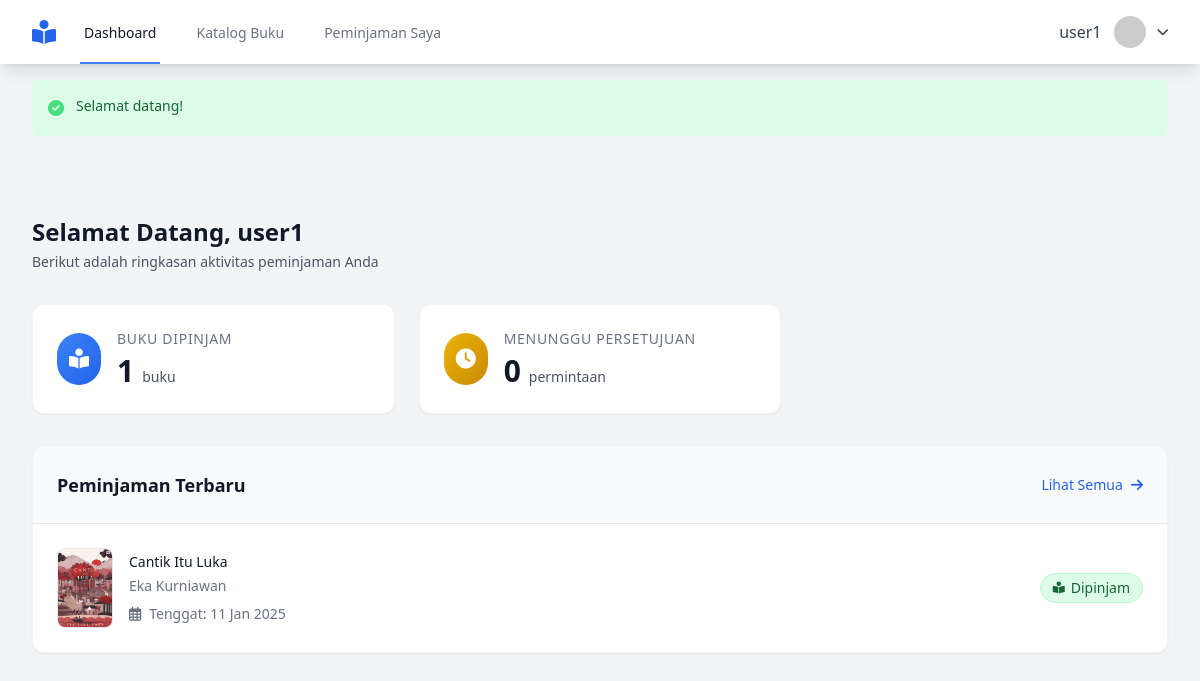
The page /user/dashboard.php (signed in) on the database its author committed.
### tables this page shows
CREATE TABLE `borrowings` (
  `id` int NOT NULL,
  `user_id` int NOT NULL,
  `book_id` int NOT NULL,
  `borrow_date` timestamp NULL DEFAULT CURRENT_TIMESTAMP,
  `due_date` timestamp NOT NULL,
  `return_date` timestamp NULL DEFAULT NULL,
  `status` varchar(20) DEFAULT NULL,
  `approved_at` datetime DEFAULT NULL
);

CREATE TABLE `books` (
  `id` int NOT NULL,
  `title` varchar(255) NOT NULL,
  `author` varchar(255) NOT NULL,
  `description` text,
  `cover_image` varchar(255) DEFAULT NULL,
  `isbn` varchar(13) DEFAULT NULL,
  `category` varchar(100) DEFAULT NULL,
  `total_copies` int DEFAULT '1',
  `available_copies` int DEFAULT '1',
  `created_at` timestamp NULL DEFAULT CURRENT_TIMESTAMP,
  `updated_at` timestamp NULL DEFAULT CURRENT_TIMESTAMP ON UPDATE CURRENT_TIMESTAMP
);

### user/dashboard.php (the view, shortened to what this page needs)
<?php
require_once '../config/database.php';
$user_id = $_SESSION['user_id'];
$stmt = $pdo->prepare("
    SELECT COUNT(*)
    FROM borrowings
    WHERE user_id = ? AND status = 'borrowed'
");
$stmt->execute([$user_id]);
$active_borrowings = $stmt->fetchColumn();
$stmt = $pdo->prepare("
    SELECT COUNT(*)
    FROM borrowings
    WHERE user_id = ? AND status = 'pending'
");
$stmt->execute([$user_id]);
$pending_requests = $stmt->fetchColumn();
$stmt = $pdo->prepare("
    SELECT b.*, bk.title as book_title, bk.author, bk.cover_image
    FROM borrowings b
    JOIN books bk ON b.book_id = bk.id
    WHERE b.user_id = ?
    ORDER BY b.borrow_date DESC
    LIMIT 5
");
$stmt->execute([$user_id]);
$recent_borrowings = $stmt->fetchAll();
require_once '../includes/user_header.php';
?>
<div class="max-w-7xl mx-auto px-4 sm:px-6 lg:px-8 py-8">
    <div class="mb-8">
        <h1 class="text-2xl font-bold text-gray-900">Selamat Datang, <?php echo htmlspecialchars($_SESSION['username']); ?></h1>
        <p class="mt-1 text-sm text-gray-600">Berikut adalah ringkasan aktivitas peminjaman Anda</p>
    </div>
    <div class="grid grid-cols-1 md:grid-cols-2 lg:grid-cols-3 gap-6 mb-8">
        <div class="bg-white rounded-xl shadow-sm p-6 border border-gray-100 hover:border-blue-500 transition-colors duration-300">
            <div class="flex items-center">
                <div class="p-3 rounded-full bg-gradient-to-br from-blue-500 to-blue-600">
                    <i class="fas fa-book-reader text-white text-xl"></i>
                </div>
                <div class="ml-4">
                    <p class="text-sm font-medium text-gray-500 uppercase tracking-wider">Buku Dipinjam</p>
                    <div class="flex items-baseline">
                        <p class="text-3xl font-bold text-gray-900 mt-1"><?php echo $active_borrowings; ?></p>
                        <p class="ml-2 text-sm text-gray-600">buku</p>
                    </div>
                </div>
            </div>
        </div>
        <div class="bg-white rounded-xl shadow-sm p-6 border border-gray-100 hover:border-yellow-500 transition-colors duration-300">
            <div class="flex items-center">
                <div class="p-3 rounded-full bg-gradient-to-br from-yellow-500 to-yellow-600">
                    <i class="fas fa-clock text-white text-xl"></i>
                </div>
                <div class="ml-4">
                    <p class="text-sm font-medium text-gray-500 uppercase tracking-wider">Menunggu Persetujuan</p>
                    <div class="flex items-baseline">
                        <p class="text-3xl font-bold text-gray-900 mt-1"><?php echo $pending_requests; ?></p>
                        <p class="ml-2 text-sm text-gray-600">permintaan</p>
                    </div>
                </div>
            </div>
        </div>
    </div>
    <div class="bg-white rounded-xl shadow-sm overflow-hidden border border-gray-100">
        <div class="border-b border-gray-200 bg-gray-50 p-6">
            <div class="flex items-center justify-between">
                <h2 class="text-lg font-semibold text-gray-900">Peminjaman Terbaru</h2>
                <a href="/user/borrowings.php" class="text-sm font-medium text-blue-600 hover:text-blue-700 transition-colors duration-200 flex items-center">
                    Lihat Semua
                    <i class="fas fa-arrow-right ml-2"></i>
                </a>
            </div>
        </div>
        <?php if ($recent_borrowings): ?>
            <div class="divide-y divide-gray-200">
                <?php foreach ($recent_borrowings as $borrowing): ?>
                    <div class="p-6 hover:bg-gray-50 transition-colors duration-200">
                        <div class="flex items-center justify-between">
                            <div class="flex items-center space-x-4">
                                <div class="h-20 w-14 bg-gray-100 rounded-lg overflow-hidden flex-shrink-0 border border-gray-200">
                                <?php if ($borrowing['cover_image']): ?>
                                    <img src="/uploads/covers/<?php echo htmlspecialchars($borrowing['cover_image']); ?>"
                                        alt="<?php echo htmlspecialchars($borrowing['book_title']); ?>"
                                        class="h-full w-full object-cover">
                                <?php else: ?>
                                    <div class="h-full w-full flex items-center justify-center">
                                        <i class="fas fa-book text-gray-400 text-xl"></i>
                                    </div>
                                <?php endif; ?>
                                </div>
                                <div>
                                    <h3 class="text-sm font-medium text-gray-900 hover:text-blue-600 transition-colors duration-200">
                                        <?php echo htmlspecialchars($borrowing['book_title']); ?>
                                    </h3>
                                    <p class="text-sm text-gray-500 mt-1">
                                        <?php echo htmlspecialchars($borrowing['author']); ?>
                                    </p>
                                    <?php if ($borrowing['status'] === 'borrowed'): ?>
                                        <div class="flex items-center mt-2 text-sm text-gray-500">
                                            <i class="far fa-calendar-alt mr-2"></i>
                                            <span>Tenggat: <?php echo date('d M Y', strtotime($borrowing['due_date'])); ?></span>
                                        </div>
                                    <?php endif; ?>
                                </div>
                            </div>
                            <div>
                                <?php
                                $status_classes = [
                                    'pending' => 'bg-yellow-100 text-yellow-800 border-yellow-200',
                                    'borrowed' => 'bg-green-100 text-green-800 border-green-200',
                                    'returned' => 'bg-blue-100 text-blue-800 border-blue-200',
                                    'rejected' => 'bg-red-100 text-red-800 border-red-200'
                                ];
                                $status_labels = [
                                    'pending' => 'Menunggu',
                                    'borrowed' => 'Dipinjam',
                                    'returned' => 'Dikembalikan',
                                    'rejected' => 'Ditolak'
                                ];
                                $status_icons = [
                                    'pending' => 'fas fa-clock',
                                    'borrowed' => 'fas fa-book-reader',
                                    'returned' => 'fas fa-check-circle',
                                    'rejected' => 'fas fa-times-circle'
                                ];
                                ?>
                                <span class="inline-flex items-center px-3 py-1 rounded-full text-sm font-medium border
                                    <?php echo $status_classes[$borrowing['status']] ?? 'bg-gray-100 text-gray-800 border-gray-200'; ?>">
                                    <i class="<?php echo $status_icons[$borrowing['status']] ?? 'fas fa-info-circle'; ?> mr-1.5 text-xs"></i>
                                    <?php echo $status_labels[$borrowing['status']] ?? 'Unknown'; ?>
                                </span>
                            </div>
                        </div>
                    </div>
                <?php endforeach; ?>
            </div>
        <?php endif; ?>
    </div>
</div>

### rows shown on the page
borrowings: book.cover_image (picture), book.title "Cantik Itu Luka", book.author "Eka Kurniawan", due_date "11 Jan 2025", status "Dipinjam"

### other values the page prints
$_SESSION['username'] "user1"
$_SESSION['flash']['message'] "Selamat datang!"
$active_borrowings "1"
$pending_requests "0"
